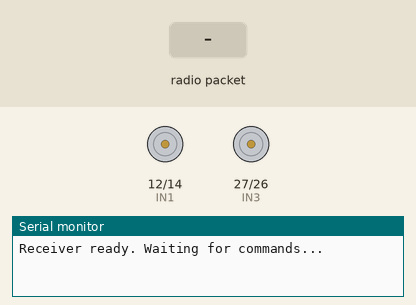
Simulated run of this sketch. Board: ESP32. On the bench: motor-driver pin pairs drawn as motors (green arrow = first pin HIGH = forward, orange = second pin HIGH = backward, longer = more drive, scaled by the enable pin), the last lines printed to the serial monitor. Inputs (shaded band) come from the test bench.

Above: at 1.2 s.
1.3 s: radio packet "w" arrives
At 1.7 s:
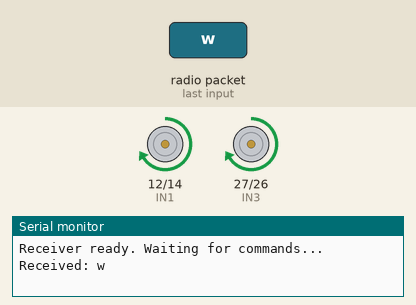
2.8 s: radio packet "s" arrives
At 4.0 s:
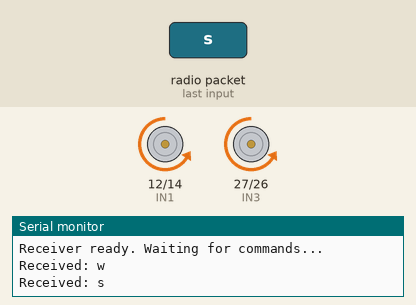
4.3 s: radio packet "a" arrives
At 5.2 s:
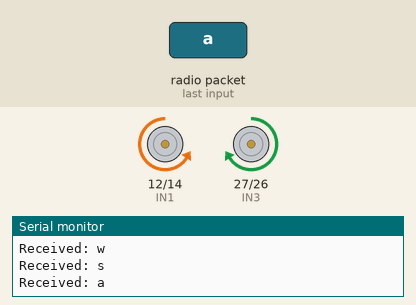
5.8 s: radio packet "d" arrives
At 6.4 s:
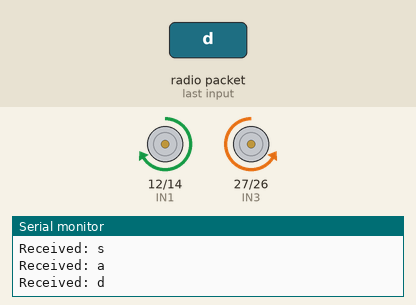
Timing chart, 0 to 8.3 s (numbered marks = the images above; inputs shaded):
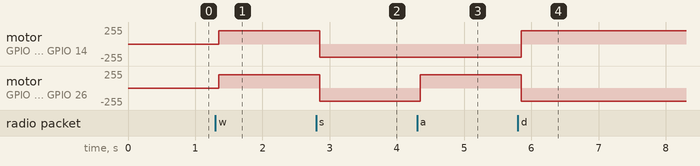

The sketch:

babybot_now_rx.ino
```cpp
#include <WiFi.h>
#include <esp_now.h>

// Motor pins
#define ENA 13
#define IN1 12
#define IN2 14
#define ENB 15
#define IN3 27
#define IN4 26
#define MOTOR_SPEED 200

void forward() {
  digitalWrite(IN1,HIGH); digitalWrite(IN2,LOW);
  digitalWrite(IN3,HIGH); digitalWrite(IN4,LOW);
  ledcWrite(ENA, MOTOR_SPEED);
  ledcWrite(ENB, MOTOR_SPEED);
}

void backward() {
  digitalWrite(IN1,LOW); digitalWrite(IN2,HIGH);
  digitalWrite(IN3,LOW); digitalWrite(IN4,HIGH);
  ledcWrite(ENA, MOTOR_SPEED);
  ledcWrite(ENB, MOTOR_SPEED);
}

void left() {
  digitalWrite(IN1,LOW); digitalWrite(IN2,HIGH);
  digitalWrite(IN3,HIGH); digitalWrite(IN4,LOW);
  ledcWrite(ENA, MOTOR_SPEED);
  ledcWrite(ENB, MOTOR_SPEED);
}

void right() {
  digitalWrite(IN1,HIGH); digitalWrite(IN2,LOW);
  digitalWrite(IN3,LOW); digitalWrite(IN4,HIGH);
  ledcWrite(ENA, MOTOR_SPEED);
  ledcWrite(ENB, MOTOR_SPEED);
}

void stopMotors() {
  digitalWrite(IN1,LOW); digitalWrite(IN2,LOW);
  digitalWrite(IN3,LOW); digitalWrite(IN4,LOW);
  ledcWrite(ENA,0);
  ledcWrite(ENB,0);
}

// Correct callback signature
void OnDataRecv(const esp_now_recv_info_t *info, const uint8_t *incomingData, int len) {
  if(len < 1) return;
  char cmd = incomingData[0];
  Serial.print("Received: "); Serial.println(cmd);

  switch(cmd){
    case 'w': forward(); break;
    case 's': backward(); break;
    case 'a': left(); break;
    case 'd': right(); break;
    default: stopMotors(); break;
  }
}

void setup() {
  Serial.begin(115200);

  // Motor pins
  pinMode(IN1,OUTPUT); pinMode(IN2,OUTPUT);
  pinMode(IN3,OUTPUT); pinMode(IN4,OUTPUT);

  // PWM pins (ESP32 v3.x+)
  ledcAttach(ENA,1000,8);
  ledcAttach(ENB,1000,8);

  // Wi-Fi must be STA mode
  WiFi.mode(WIFI_STA);
  WiFi.disconnect();  // disconnect from any network

  // Initialize ESP-NOW
  if(esp_now_init() != ESP_OK){
    Serial.println("ESP-NOW Init Failed");
    return;
  }

  // Register receive callback
  esp_now_register_recv_cb(OnDataRecv);

  Serial.println("Receiver ready. Waiting for commands...");
}

void loop(){}
```

Measured:
- after the input at 1.3 s, motor on GPIO 12 (IN1) / GPIO 14 (IN2), motor on GPIO 27 (IN3) / GPIO 26 (IN4): stopped → forward 199/255 after 0.05 s
- after the input at 2.8 s, motor on GPIO 12 (IN1) / GPIO 14 (IN2), motor on GPIO 27 (IN3) / GPIO 26 (IN4): forward 199/255 → backward 199/255 after 0.05 s
- after the input at 4.3 s, motor on GPIO 27 (IN3) / GPIO 26 (IN4): backward 199/255 → forward 199/255 after 0.05 s
- after the input at 5.8 s, motor on GPIO 12 (IN1) / GPIO 14 (IN2): backward 199/255 → forward 199/255 after 0.05 s; motor on GPIO 27 (IN3) / GPIO 26 (IN4): forward 199/255 → backward 199/255 after 0.05 s
